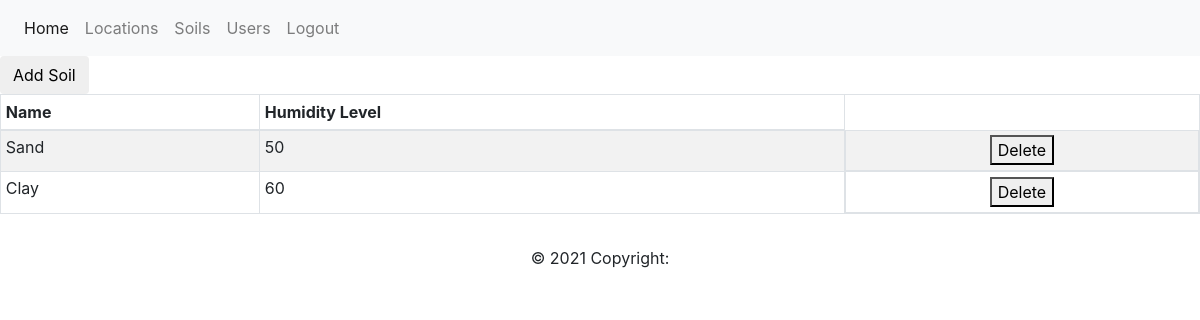
The page /soils (signed in) on the database as committed earlier.
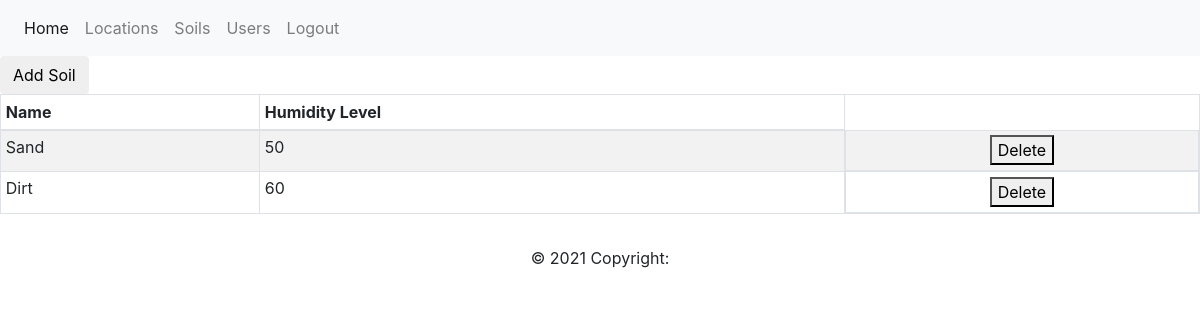
The same page on the database as committed later.
### app/models.py (models this page shows, shortened)
class ModelMixin():
    id = db.Column(db.Integer, primary_key=True)
    created_at = db.Column(db.DateTime, default=datetime.utcnow)
    updated_at = db.Column(db.DateTime, default=datetime.utcnow, onupdate=datetime.utcnow)

class Soils(db.Model, ModelMixin):
    __tablename__ = 'soils'
    name = db.Column(db.String(64), index=True, unique=True)
    humidity_level = db.Column(db.Integer)

### app/routes.py (the view)
@app.route("/soils", methods=["GET"])
@login_required
def soils():
    soils = Finders.get_soils()
    return render_template("soils.html", title="Soils", soils=soils)

### app/finders.py (called while the page is built)
    @classmethod
    def get_soils(cls):
        return Soils.query.all()

### app/models.py (called while the page is built)
@login.user_loader
def load_user(id):
    return Users.query.get(int(id))

### app/routes.py (called while the page is built)
@app.context_processor
def inject_now():
    return {'now': datetime.utcnow()}

### app/templates/soils.html (shortened to what this page needs)
{% extends "base.html" %}
{% block content %}
<form action="{{ url_for('create_soil') }}" method="get">
    <button type="submit" class="btn btn-default">
        Add Soil
    </button>
</form>
<table class="table table-striped table-bordered table-sm" cellspacing="0" width="100%">
    <thead>
        <tr>
            <th class="th-sm">Name</th>
            <th class="th-sm">Humidity Level</th>
        </tr>
    </thead>
    <tbody>
        {% for soil in soils %}
        <tr>
            <td>{{ soil.name }}</td>
            <td>{{ soil.humidity_level }}</td>
            <td style="display: flex; justify-content: space-evenly;">
                <form action="/soil/{{ soil.id }}/delete" method="post">
                    <button type="submit">Delete</button>
                </form>
            </td>
        </tr>
        {% endfor %}
    </tbody>
</table>
{% endblock %}

### app/templates/base.html (shortened to what this page needs)
<!doctype html>
<html>
<head>
    {% block head %}
    <link rel="stylesheet" href="http://localhost:5000/static/css/global.css">
    <link rel="stylesheet" href="https://maxcdn.bootstrapcdn.com/bootstrap/4.0.0-beta/css/bootstrap.min.css"
>
    {% endblock %}
</head>
<body>
    {% block navbar %}
    <nav class="navbar navbar-expand-lg navbar-light bg-light">
        <div class="collapse navbar-collapse" id="navbarNav">
            <ul class="navbar-nav">
                <li class="nav-item active">
                    <a class="nav-link" href="{{ url_for('index') }}">Home</a>
                </li>
                {% if current_user.is_anonymous %}
                <li class="nav-item">
                    <a class="nav-link" href="{{ url_for('login') }}">Login</a>
                </li>
                {% else %}
                <li class="nav-item">
                    <a class="nav-link" href="{{ url_for('locations') }}">Locations</a>
                </li>
                <li class="nav-item">
                    <a class="nav-link" href="{{ url_for('soils') }}">Soils</a>
                </li>
                <li class="nav-item">
                    <a class="nav-link" href="{{ url_for('users') }}">Users</a>
                </li>
                <li class="nav-item">
                    <a class="nav-link" href="{{ url_for('logout') }}">Logout</a>
                </li>
                {% endif %}
            </ul>
        </div>
    </nav>
    {% endblock %}
    <div id="content">{% block content %}{% endblock %}</div>
    <footer class="page-footer font-small blue">
        {% block footer %}
        <div class="footer-copyright text-center py-3">© {{ now.year }} Copyright:
        </div>
        {% endblock %}
    </footer>
</body>
</html>

### app/static/css/global.css (style rules this page uses)
body { margin: 0; }
footer { background-color: #fff; }

Rows that differ between the two databases and show on the page:
removed Soils: name "Clay", humidity_level "60"
added Soils: name "Dirt", humidity_level "60"
